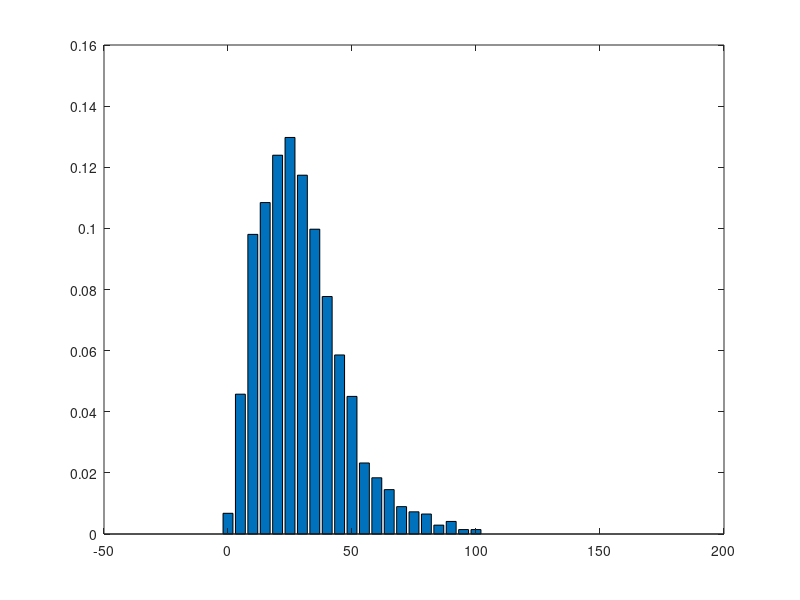

Recreate this plot in MATLAB.
load zangles-7F1C2O-8F1S3O-up.dat
y=zangles_7F1C2O_8F1S3O_up
min=0;
max=180;
lin=37
x=linspace(min,max,lin);
yy=hist(y,x);
yy=yy/length(y);
bar(x,yy);
fid=fopen('zangle-distri.dat','wt+');
fprintf(fid,'%g %g\n',[x;yy]);
fclose(fid);
clear all
type zangle-distri.dat